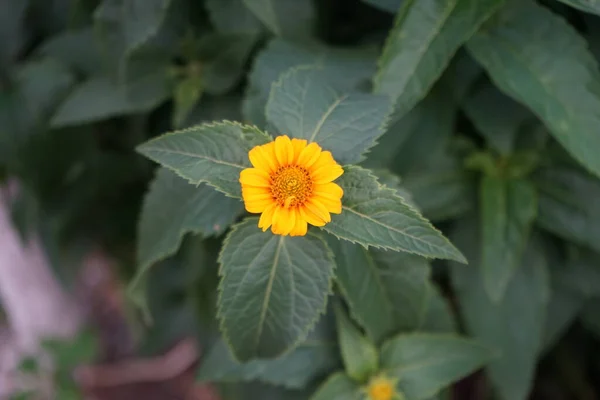
#> input picture Photos/rose.jpg, 600 x 400 px
$ python SobelFilter.py   (older library calls are emulated)
#> lines starting #> are read from the running program, lines starting #| are printed output that depends on the picture
#> further down, original_image is the input picture: shape (400, 600, 3); mean B, G, R 60.1, 79.5, 69
import cv2
import numpy as np
import matplotlib.pyplot as plt

def apply_sobel_filter(image):
    if len(image.shape) == 3:
        image = cv2.cvtColor(image, cv2.COLOR_BGR2GRAY)
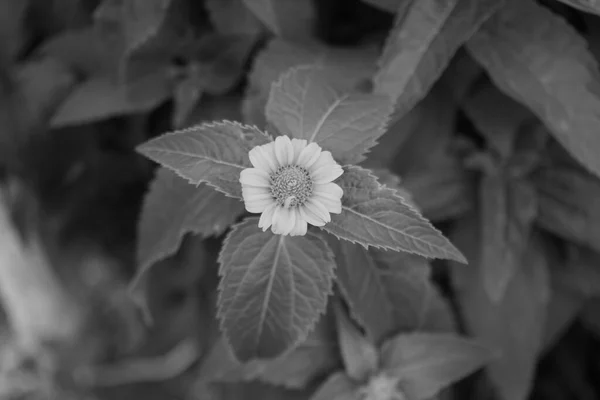
#> image: shape (400, 600); min 3, max 217, mean 74.2

    # Apply Sobel filter in the x and y directions
    sobel_x = cv2.Sobel(image, cv2.CV_64F, 1, 0, ksize=3)
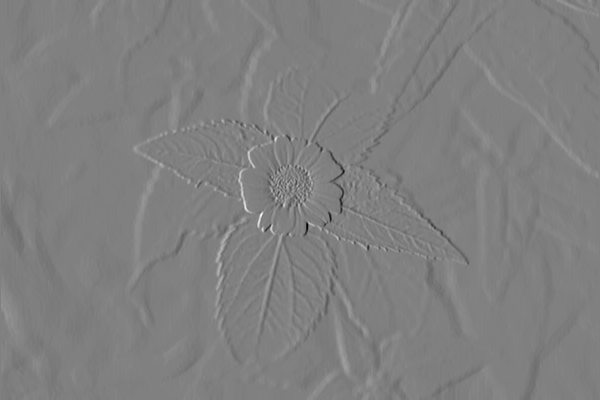
#> sobel_x: shape (400, 600) float64; min -572, max 565, mean -0.5; drawn with min black and max white
    sobel_y = cv2.Sobel(image, cv2.CV_64F, 0, 1, ksize=3)
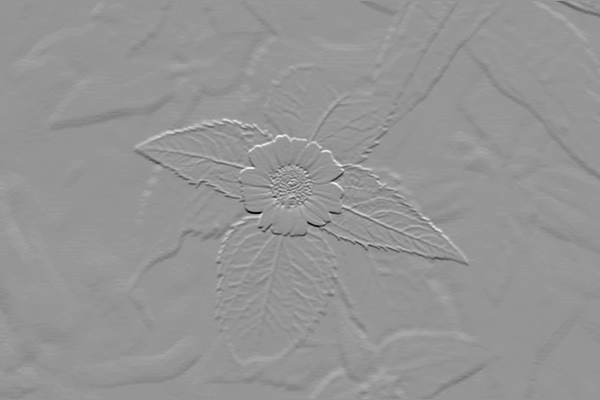
#> sobel_y: shape (400, 600) float64; min -592, max 419, mean 0.3; drawn with min black and max white

    # Combine the results to get the gradient magnitude
    gradient_magnitude = np.sqrt(sobel_x**2 + sobel_y**2)
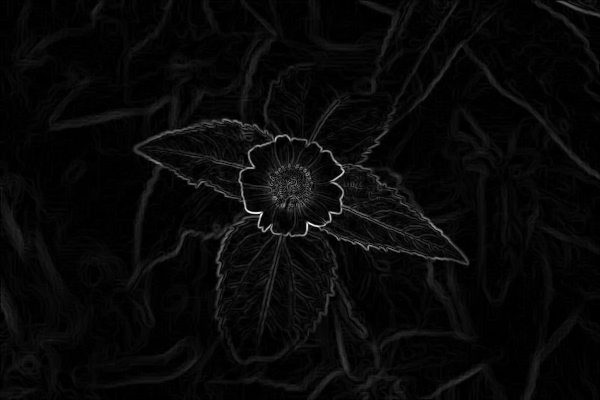
#> gradient_magnitude: shape (400, 600) float64; min 0, max 628.1, mean 21.8; drawn with min black and max white

    # Normalize the gradient magnitude to the range [0, 255]
    gradient_magnitude = cv2.normalize(gradient_magnitude, None, 0, 255, cv2.NORM_MINMAX)

    return gradient_magnitude.astype(np.uint8)

image_path = 'Photos/rose.jpg'
original_image = cv2.imread(image_path)

plt.imshow(cv2.cvtColor(original_image, cv2.COLOR_BGR2RGB))
plt.title('Original Image')
plt.show()
sobel_filtered_image = apply_sobel_filter(original_image)
plt.imshow(sobel_filtered_image, cmap='gray')
plt.title('Sobel Filtered Image')
plt.show()

$ run again, with Photos/tree.jpg copied over Photos/rose.jpg
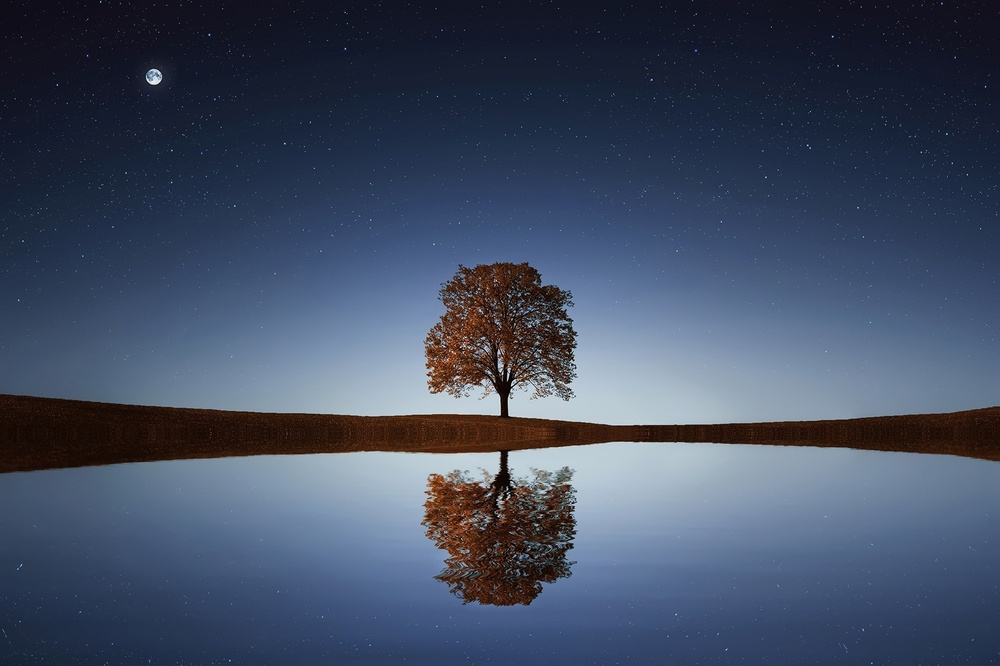
#> input picture Photos/tree.jpg, 1000 x 666 px, shrunk from 1920 x 1278 before the run
#> original_image is the input picture: shape (666, 1000, 3); mean B, G, R 98.4, 76.5, 65.3
#> in apply_sobel_filter, `sobel_x = cv2.Sobel(image, cv2.CV_64F, 1, 0, ksize=3)`:
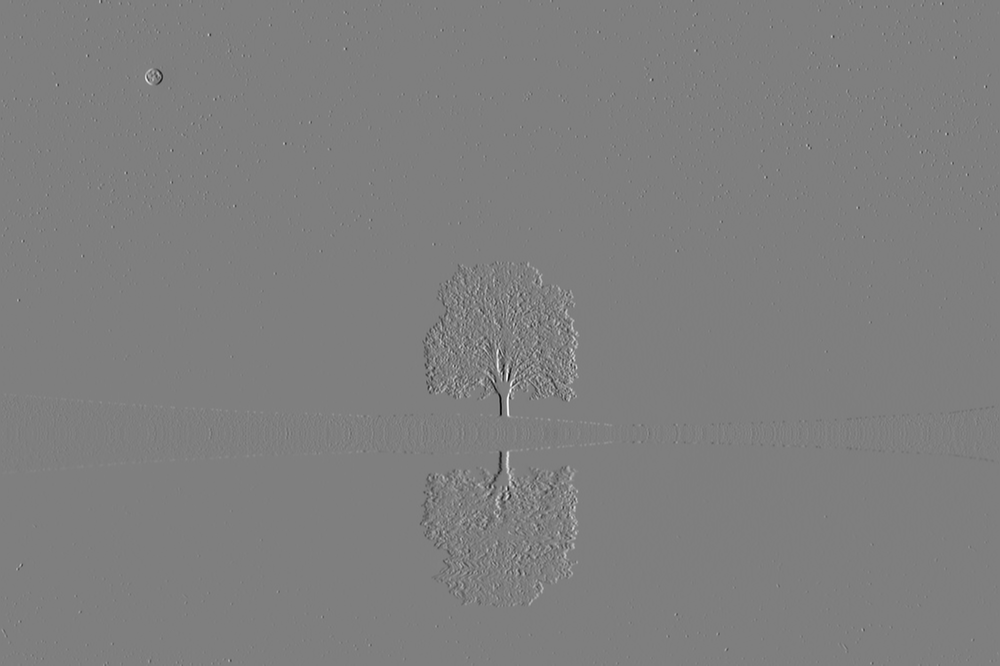
#> sobel_x: shape (666, 1000) float64; min -901, max 906, mean 0.1; drawn with min black and max white
#> in apply_sobel_filter, `gradient_magnitude = np.sqrt(sobel_x**2 + sobel_y**2)`:
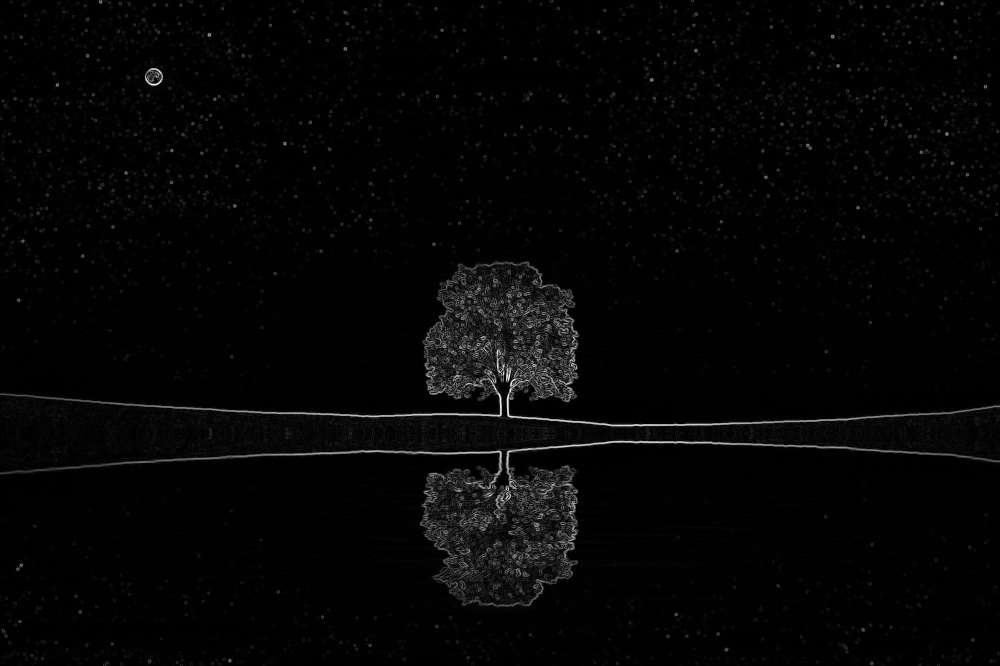
#> gradient_magnitude: shape (666, 1000) float64; min 0, max 928.2, mean 21.2; drawn with min black and max white
